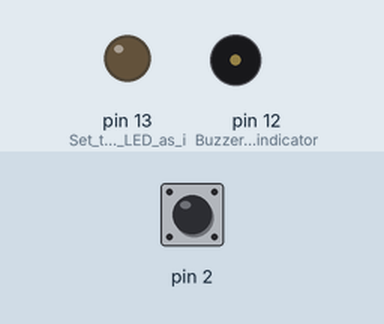
A sketch run on a simulated Arduino Uno, built with avr-gcc and run on an emulated ATmega328P. Parts: output pins drawn as LEDs (lit = HIGH), buzzer (waves = sounding, pin HIGH). Dashed ring = blinking. The test bench sets the inputs (shaded band); at power-on: pin 2 HIGH.

Above: at 1.8 s.
1.9 s: pin 2 pulled LOW for 3.2 s
At 2.7 s:
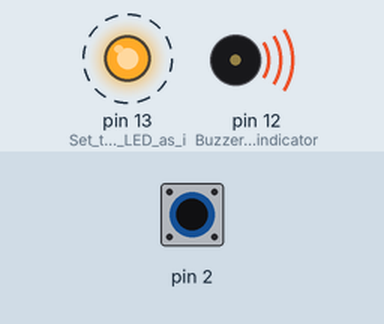
Timing chart, 0 to 6.7 s (numbered marks = the images above; inputs shaded):
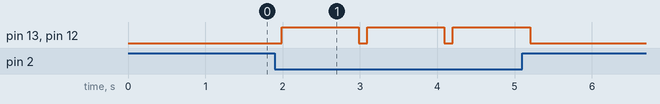

The sketch:

buzzwires.ino
```cpp
#include <CapacitiveSensor.h>

long read_cap, max_cal = 0;
CapacitiveSensor buzzwire = CapacitiveSensor(7,2);        // 220K resistor between pins 7 & 2, pin 2 is sensor pin, add a wire and or foil if desired
void setup()
{
   buzzwire.set_CS_AutocaL_Millis(0xFFFFFFFF);     // turn off autocalibrate
   Serial.begin(9600);
   pinMode(LED_BUILTIN, OUTPUT); // Set the on-board LED as indicator
   pinMode(12, OUTPUT); // Buzzer as indicator
   // Calibration

   for (int i = 0 ; i < 100 ; i++ ){
      read_cap = buzzwire.capacitiveSensor(60);
      max_cal = max_cal < read_cap? read_cap : max_cal;
   }


}

void loop()
{

    long total =  buzzwire.capacitiveSensor(60); // Read the sensed capacitance summed over 60 samples

    if ( total > max_cal + 50 ) { // 50 is the noise threshold
      digitalWrite(LED_BUILTIN, HIGH);  // Turn on onboard LED for 1s and turn it off again.
      digitalWrite(12, HIGH);
      delay(1000);
      digitalWrite(12, LOW);
      digitalWrite(LED_BUILTIN, LOW);
    }
//    Serial.println(total); // Debugging
    delay(100);                             // arbitrary delay
}
```

Measured:
- after the input at 1.9 s, pin 13 (Set_the_on-board_LED_as_i), pin 12 (Buzzer_as_indicator): alternates HIGH for 1.0 s and LOW for 0.11 s, 6 changes in all, then stays LOW, starting after 0.09 s
